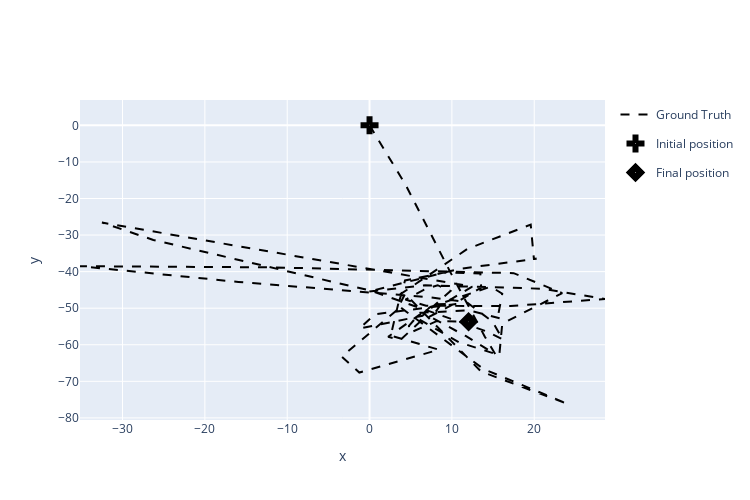

Notebook source saved alongside this figure:
### Code cell
fig.add_trace(go.Scatter(x=[start_point[0]], y=[start_point[1]],
                    mode='markers',
                    name='Initial position',
                    marker = {'color' : 'black', 'size':15, 'symbol':'cross-dot'}))
fig.add_trace(go.Scatter(x=[end_point[0]], y=[end_point[1]],
                    mode='markers',
                    name='Final position',
                    marker = {'color' : 'black', 'size':15, 'symbol':'diamond-dot'}))
